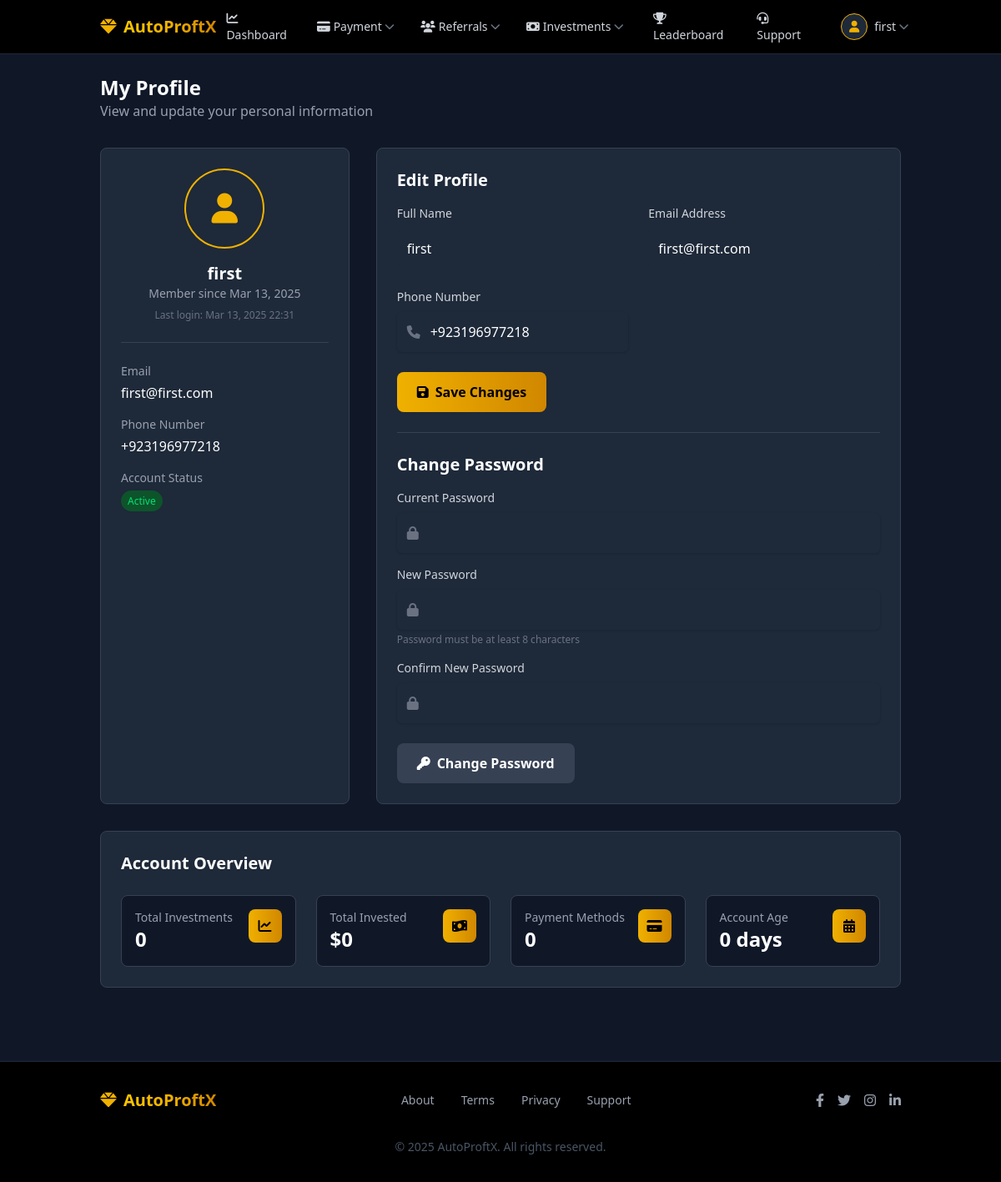
The app's page /user/profile.php (signed in) with its own data.
### tables this page shows
CREATE TABLE IF NOT EXISTS `users` (
  `id` int NOT NULL AUTO_INCREMENT,
  `full_name` varchar(100) NOT NULL,
  `email` varchar(100) NOT NULL,
  `referral_code` varchar(20) DEFAULT NULL,
  `referred_by` int DEFAULT NULL,
  `phone` varchar(20) NOT NULL,
  `password` varchar(255) NOT NULL,
  `registration_date` datetime NOT NULL,
  `last_login` datetime DEFAULT NULL,
  `status` enum('active','inactive','suspended') DEFAULT 'active',
  `admin_notes` text,
  `created_at` timestamp NULL DEFAULT CURRENT_TIMESTAMP,
  `login_count` int NOT NULL DEFAULT '0',
  PRIMARY KEY (`id`),
  UNIQUE KEY `email` (`email`)
);

### user/profile.php (the view, shortened to what this page needs)
<?php
include '../config/db.php';
$user_id = $_SESSION['user_id'];
$sql = "SELECT * FROM users WHERE id = ?";
$stmt = $conn->prepare($sql);
$stmt->bind_param("i", $user_id);
$stmt->execute();
$result = $stmt->get_result();
$user = $result->fetch_assoc();
?>
<!DOCTYPE html>
<html lang="en">
<head>
  <?php include 'includes/head.php'; ?>
</head>
<body class="bg-gray-900 text-white font-sans min-h-screen flex flex-col">
  <?php include 'includes/navbar.php'; ?>
  <main style="display: none;" id="main-content" class="flex-grow py-6">
    <div class="container mx-auto px-4 sm:px-6 lg:px-8">
      <div class="mb-8">
        <h1 class="text-2xl font-bold">My Profile</h1>
        <p class="text-gray-400">View and update your personal information</p>
      </div>
      <div class="grid grid-cols-1 lg:grid-cols-3 gap-8">
        <div class="bg-gray-800 rounded-lg border border-gray-700 p-6 lg:col-span-1">
          <div class="flex flex-col items-center text-center mb-6">
            <div class="h-24 w-24 rounded-full bg-gray-800 flex items-center justify-center border-2 border-yellow-500 text-yellow-500 mb-4">
              <i class="fas fa-user text-4xl"></i>
            </div>
            <h2 class="text-xl font-bold"><?php echo htmlspecialchars($user['full_name']); ?></h2>
            <p class="text-gray-400 text-sm">Member since <?php echo date('M d, Y', strtotime($user['registration_date'])); ?></p>
            <?php if (!empty($user['last_login'])): ?>
              <p class="text-gray-500 text-xs mt-2">Last login: <?php echo date('M d, Y H:i', strtotime($user['last_login'])); ?></p>
            <?php endif; ?>
          </div>
          <div class="border-t border-gray-700 pt-6">
            <div class="space-y-4">
              <div>
                <h3 class="text-sm font-medium text-gray-400">Email</h3>
                <p class="mt-1"><?php echo htmlspecialchars($user['email']); ?></p>
              </div>
              <div>
                <h3 class="text-sm font-medium text-gray-400">Phone Number</h3>
                <p class="mt-1"><?php echo htmlspecialchars($user['phone']); ?></p>
              </div>
              <div>
                <h3 class="text-sm font-medium text-gray-400">Account Status</h3>
                <p class="mt-1">
                  <?php if ($user['status'] == 'active'): ?>
                    <span class="px-2 py-1 text-xs rounded-full bg-green-900 text-green-400">Active</span>
                  <?php elseif ($user['status'] == 'inactive'): ?>
                    <span class="px-2 py-1 text-xs rounded-full bg-gray-700 text-gray-300">Inactive</span>
                  <?php elseif ($user['status'] == 'suspended'): ?>
                    <span class="px-2 py-1 text-xs rounded-full bg-red-900 text-red-400">Suspended</span>
                  <?php endif; ?>
                </p>
              </div>
            </div>
          </div>
        </div>
        <div class="bg-gray-800 rounded-lg border border-gray-700 p-6 lg:col-span-2">
          <div class="mb-6">
            <h2 class="text-xl font-bold mb-4">Edit Profile</h2>
            <form action="<?php echo htmlspecialchars($_SERVER["PHP_SELF"]); ?>" method="POST">
              <div class="grid grid-cols-1 md:grid-cols-2 gap-6 mb-6">
                <div>
                  <label for="full_name" class="block text-sm font-medium text-gray-300 mb-2">Full Name</label>
                  <input type="text" id="full_name" name="full_name" required value="<?php echo htmlspecialchars($user['full_name']); ?>" class="bg-gray-800 focus:ring-yellow-500 focus:border-yellow-500 block w-full px-3 py-3 border-gray-700 rounded-md text-white">
                </div>
                <div>
                  <label for="email" class="block text-sm font-medium text-gray-300 mb-2">Email Address</label>
                  <input type="email" id="email" name="email" required value="<?php echo htmlspecialchars($user['email']); ?>" class="bg-gray-800 focus:ring-yellow-500 focus:border-yellow-500 block w-full px-3 py-3 border-gray-700 rounded-md text-white">
                </div>
                <div>
                  <label for="phone" class="block text-sm font-medium text-gray-300 mb-2">Phone Number</label>
                  <div class="relative rounded-md shadow-sm">
                    <div class="absolute inset-y-0 left-0 pl-3 flex items-center pointer-events-none">
                    </div>
                    <input type="text" id="phone" name="phone" required value="<?php echo htmlspecialchars($user['phone']); ?>" class="bg-gray-800 focus:ring-yellow-500 focus:border-yellow-500 block w-full pl-10 pr-3 py-3 border-gray-700 rounded-md text-white" placeholder="03XXXXXXXXX">
                  </div>
                </div>
              </div>
              <div>
                <button type="submit" class="bg-gradient-to-r from-yellow-500 to-yellow-600 hover:from-yellow-600 hover:to-yellow-700 text-black font-bold py-3 px-6 rounded-lg transition duration-300 flex items-center justify-center">
                  <i class="fas fa-save mr-2"></i> Save Changes
                </button>
              </div>
            </form>
          </div>
          <div class="border-t border-gray-700 pt-6">
            <h2 class="text-xl font-bold mb-4">Change Password</h2>
            <form action="<?php echo htmlspecialchars($_SERVER["PHP_SELF"]); ?>" method="POST">
              <div class="space-y-4 mb-6">
                <div>
                  <label for="current_password" class="block text-sm font-medium text-gray-300 mb-2">Current Password</label>
                  <div class="relative rounded-md shadow-sm">
                    <div class="absolute inset-y-0 left-0 pl-3 flex items-center pointer-events-none">
                    </div>
                    <input type="password" id="current_password" name="current_password" required class="bg-gray-800 focus:ring-yellow-500 focus:border-yellow-500 block w-full pl-10 pr-3 py-3 border-gray-700 rounded-md text-white">
                  </div>
                </div>
                <div>
                  <label for="new_password" class="block text-sm font-medium text-gray-300 mb-2">New Password</label>
                  <div class="relative rounded-md shadow-sm">
                    <div class="absolute inset-y-0 left-0 pl-3 flex items-center pointer-events-none">
                    </div>
                    <input type="password" id="new_password" name="new_password" required class="bg-gray-800 focus:ring-yellow-500 focus:border-yellow-500 block w-full pl-10 pr-3 py-3 border-gray-700 rounded-md text-white">
                  </div>
                  <p class="mt-1 text-xs text-gray-500">Password must be at least 8 characters</p>
                </div>
                <div>
                  <label for="confirm_password" class="block text-sm font-medium text-gray-300 mb-2">Confirm New Password</label>
                  <div class="relative rounded-md shadow-sm">
                    <div class="absolute inset-y-0 left-0 pl-3 flex items-center pointer-events-none">
                    </div>
                    <input type="password" id="confirm_password" name="confirm_password" required class="bg-gray-800 focus:ring-yellow-500 focus:border-yellow-500 block w-full pl-10 pr-3 py-3 border-gray-700 rounded-md text-white">
                  </div>
                </div>
              </div>
              <div>
                <button type="submit" class="bg-gray-700 hover:bg-gray-600 text-white font-bold py-3 px-6 rounded-lg transition duration-300 flex items-center justify-center">
                  <i class="fas fa-key mr-2"></i> Change Password
                </button>
              </div>
            </form>
          </div>
        </div>
      </div>
      <div class="mt-8 bg-gray-800 rounded-lg border border-gray-700 p-6">
        <h2 class="text-xl font-bold mb-6">Account Overview</h2>
        <div class="grid grid-cols-1 md:grid-cols-2 lg:grid-cols-4 gap-6">
          <div class="bg-gray-900 rounded-lg p-4 border border-gray-700">
            <div class="flex justify-between items-start">
              <div>
                <p class="text-gray-400 text-sm">Total Investments</p>
                <h3 class="text-2xl font-bold">
                  <?php
                  $inv_count = 0;
                  $check_table_sql = "SELECT COUNT(*) as count FROM information_schema.tables
                                  WHERE table_schema = DATABASE()
                                  AND table_name = 'investments'";
                  $check_result = $conn->query($check_table_sql);
                  $table_exists = ($check_result && $check_result->fetch_assoc()['count'] > 0);
                  if ($table_exists) {
                    $inv_sql = "SELECT COUNT(*) as count FROM investments WHERE user_id = ?";
                    $inv_stmt = $conn->prepare($inv_sql);
                    $inv_stmt->bind_param("i", $user_id);
                    $inv_stmt->execute();
                    $inv_result = $inv_stmt->get_result();
                    $inv_count = $inv_result->fetch_assoc()['count'];
                  }
                  echo $inv_count;
                  ?>
                </h3>
              </div>
              <div class="h-10 w-10 rounded-lg bg-gradient-to-r from-yellow-500 to-yellow-600 flex items-center justify-center">
                <i class="fas fa-chart-line text-black"></i>
              </div>
            </div>
          </div>
          <div class="bg-gray-900 rounded-lg p-4 border border-gray-700">
            <div class="flex justify-between items-start">
              <div>
                <p class="text-gray-400 text-sm">Total Invested</p>
                <h3 class="text-2xl font-bold">
                  <?php
                  $total_invested = 0;
                  if ($table_exists) {
                    $amt_sql = "SELECT COALESCE(SUM(amount), 0) as total FROM investments WHERE user_id = ?";
                    $amt_stmt = $conn->prepare($amt_sql);
                    $amt_stmt->bind_param("i", $user_id);
                    $amt_stmt->execute();
                    $amt_result = $amt_stmt->get_result();
                    $total_invested = $amt_result->fetch_assoc()['total'];
                  }
                  echo '$' . number_format($total_invested, 0);                  ?>
                </h3>
              </div>
              <div class="h-10 w-10 rounded-lg bg-gradient-to-r from-yellow-500 to-yellow-600 flex items-center justify-center">
                <i class="fas fa-money-bill-wave text-black"></i>
              </div>
            </div>
          </div>
          <div class="bg-gray-900 rounded-lg p-4 border border-gray-700">
            <div class="flex justify-between items-start">
              <div>
                <p class="text-gray-400 text-sm">Payment Methods</p>
                <h3 class="text-2xl font-bold">
                  <?php
                  $pay_count = 0;
                  $check_pay_table_sql = "SELECT COUNT(*) as count FROM information_schema.tables
                                  WHERE table_schema = DATABASE()
                                  AND table_name = 'payment_methods'";
                  $check_pay_result = $conn->query($check_pay_table_sql);
                  $pay_table_exists = ($check_pay_result && $check_pay_result->fetch_assoc()['count'] > 0);
                  if ($pay_table_exists) {
                    $pay_sql = "SELECT COUNT(*) as count FROM payment_methods WHERE user_id = ?";
                    $pay_stmt = $conn->prepare($pay_sql);
                    $pay_stmt->bind_param("i", $user_id);
                    $pay_stmt->execute();
                    $pay_result = $pay_stmt->get_result();
                    $pay_count = $pay_result->fetch_assoc()['count'];
                  }
                  echo $pay_count;
                  ?>
                </h3>
              </div>
              <div class="h-10 w-10 rounded-lg bg-gradient-to-r from-yellow-500 to-yellow-600 flex items-center justify-center">
                <i class="fas fa-credit-card text-black"></i>
              </div>
            </div>
          </div>
          <div class="bg-gray-900 rounded-lg p-4 border border-gray-700">
            <div class="flex justify-between items-start">
              <div>
                <p class="text-gray-400 text-sm">Account Age</p>
                <h3 class="text-2xl font-bold">
                  <?php
                  $reg_date = new DateTime($user['registration_date']);
                  $today = new DateTime();
                  $interval = $reg_date->diff($today);
                  echo $interval->days . ' days';
                  ?>
                </h3>
              </div>
              <div class="h-10 w-10 rounded-lg bg-gradient-to-r from-yellow-500 to-yellow-600 flex items-center justify-center">
                <i class="fas fa-calendar-alt text-black"></i>
              </div>
            </div>
          </div>
        </div>
      </div>
    </div>
  </main>
  <?php include 'includes/footer.php'; ?>
</body>
</html>

### user/assets/css/style.css (style rules this page uses)
input, textarea { width: 100%; max-width: 100%; box-sizing: border-box; }

### user/includes/mobile-bar.php (style rules this page uses)
body { padding-bottom: 4rem; }
@media (min-width: 768px) { body { padding-bottom: 0; } }

### records on screen
users: full_name "first", registration_date "Mar 13, 2025", last_login "Mar 13, 2025 22:31", email "first@first.com", phone "+923196977218", registration_date "0"

### other values on screen
$_SESSION['full_name'] "first"
$inv_count "0"
$total_invested "0"
$pay_count "0"
